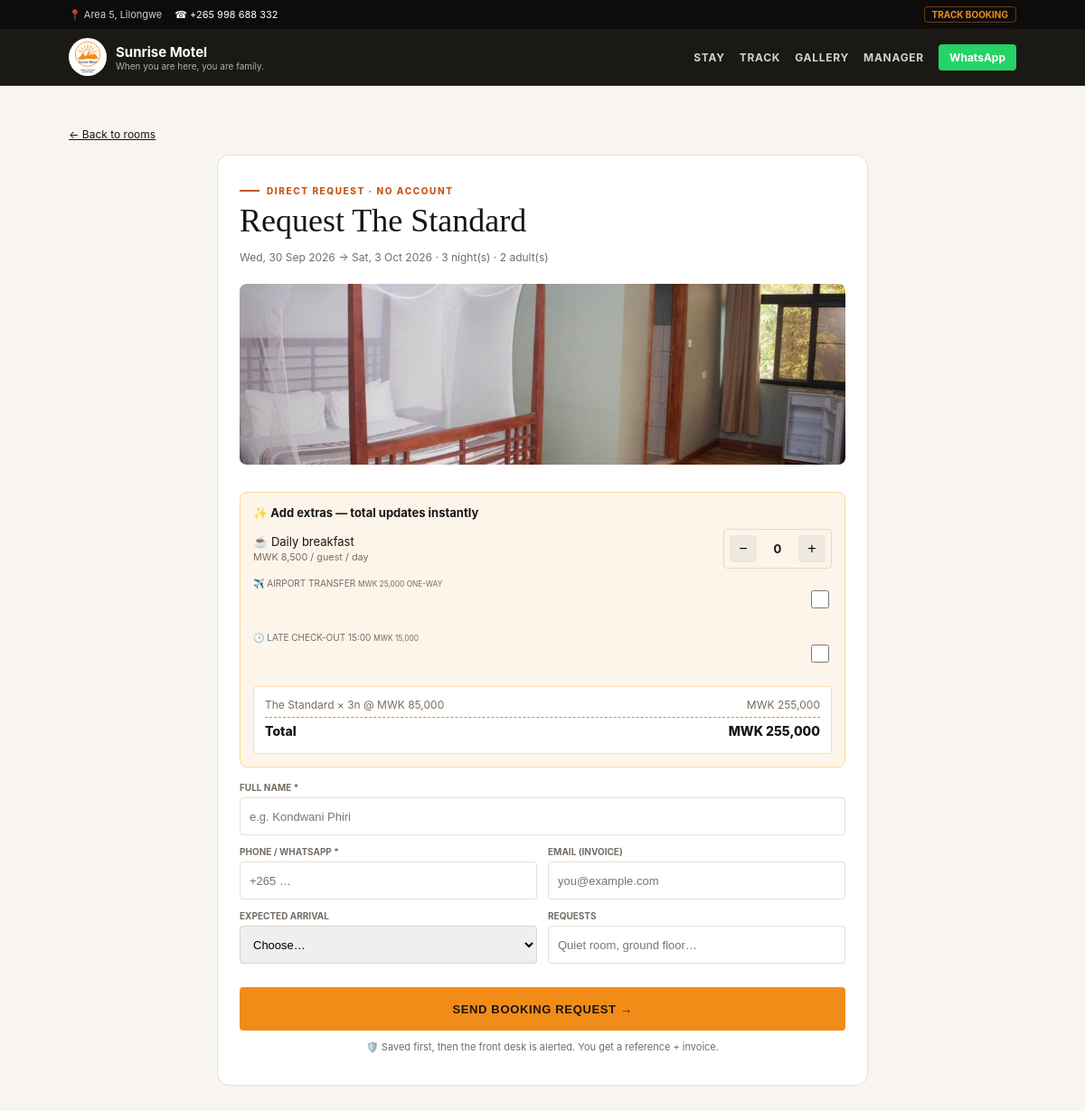
Page /php-mysql/booking.php on the committed database.
### tables this page shows
CREATE TABLE IF NOT EXISTS `room_types` (
  `id` VARCHAR(64) PRIMARY KEY,
  `name` VARCHAR(120) NOT NULL,
  `slug` VARCHAR(120) NOT NULL UNIQUE,
  `description` TEXT NOT NULL,
  `rate` INT NOT NULL,
  `total_inventory` INT NOT NULL DEFAULT 3,
  `bed` VARCHAR(80) NOT NULL,
  `sleeps` VARCHAR(80) NOT NULL,
  `size` VARCHAR(80) NOT NULL,
  `badge` VARCHAR(80) NULL,
  `features_json` TEXT NOT NULL,
  `images_json` TEXT NOT NULL,
  `is_active` TINYINT(1) NOT NULL DEFAULT 1,
  `created_at` DATETIME NOT NULL DEFAULT CURRENT_TIMESTAMP
);

### php-mysql/config.php (called while the page is built, shortened)
<?php
function formatMwk($amount) {
    return 'MWK ' . number_format((int)$amount, 0);
}
function todayPlus($days) {
    $d = new DateTime('today', new DateTimeZone('Africa/Blantyre'));
    $d->modify('+' . (int)$days . ' days');
    return $d->format('Y-m-d');
}
function validDate($s) {
    [$y, $m, $d] = array_map('intval', explode('-', $s));
    return checkdate($m, $d, $y);
}
function nightsBetween($in, $out) {
    $n = (int)round((strtotime($out) - strtotime($in)) / 86400);
    return max(1, $n);
}
function friendlyDate($iso) {
    return date('D, j M Y', strtotime($iso));
}
function roomImages($row) {
    $imgs = json_decode($row['images_json'] ?? '[]', true);
    return $imgs;
}

### php-mysql/booking.php (the view, shortened to what this page needs)
<?php
require_once __DIR__ . '/config.php';
$pdo = getDbConnection();
$roomId = $_GET['room'] ?? 'standard';
$checkIn = (isset($_GET['in']) && validDate($_GET['in'])) ? $_GET['in'] : todayPlus(1);
$checkOut = (isset($_GET['out']) && validDate($_GET['out'])) ? $_GET['out'] : todayPlus(4);
$adults = max(1, min(6, (int)($_GET['adults'] ?? 2)));
$children = max(0, min(4, (int)($_GET['children'] ?? 0)));
$st = $pdo->prepare("SELECT * FROM room_types WHERE id = :id AND is_active = 1");
$st->execute([':id' => $roomId]);
$room = $st->fetch();
$nights = nightsBetween($checkIn, $checkOut);
$rate = (int)$room['rate'];
$subtotal = $rate * $nights;
$images = roomImages($room);
$success = false; $error = ''; $ref = ''; $inv = ''; $paidTotal = 0;
?>
<!DOCTYPE html>
<html lang="en">
<head>
<link rel="icon" href="images/sunrise-logo.svg"><link rel="stylesheet" href="assets/style.css">
</head>
<body>
<div class="topbar"><div class="wrap"><span>📍 Area 5, Lilongwe</span><a href="tel:+265998688332">☎ +265 998 688 332</a><a class="pill" href="track.php">Track booking</a></div></div>
<header class="site-header"><div class="wrap">
  <a class="brand" href="index.php"><img src="images/sunrise-logo.svg" alt="Sunrise Motel logo"><span><strong>Sunrise Motel</strong><small>When you are here, you are family.</small></span></a>
  <nav class="nav"><a href="index.php">Stay</a><a href="track.php">Track</a><a href="gallery.php">Gallery</a><a href="admin.php">Manager</a></nav>
  <a class="wa-btn" href="https://wa.me/<?= MOTEL_WHATSAPP ?>" target="_blank">WhatsApp</a>
</div></header>
<section class="section"><div class="wrap">
  <a href="index.php?checkIn=<?= urlencode($checkIn) ?>&checkOut=<?= urlencode($checkOut) ?>" style="font-size:12px;">← Back to rooms</a>
  <div class="form-card" style="max-width:720px;margin-top:14px;">
  <?php if ($success): ?>
    <div style="text-align:center;">
      <div style="font-size:44px;">🎉</div>
      <span class="eyebrow">Request received</span>
      <h2>Your room is held, <?= htmlspecialchars($_POST['guest_name'] ?? '') ?>.</h2>
      <p style="color:#756c64;font-size:13px;"><?= htmlspecialchars($room['name']) ?> · <?= friendlyDate($checkIn) ?> → <?= friendlyDate($checkOut) ?> · <?= $nights ?> night(s). The front desk will confirm on WhatsApp.</p>
      <div class="ref-box"><small style="font-size:10px;color:#756c64;">BOOKING REFERENCE</small><br><code><?= htmlspecialchars($ref) ?></code><br><small>Total <?= formatMwk($paidTotal) ?> · Status: Pending confirmation · Invoice <?= htmlspecialchars($inv) ?></small></div>
      <a class="btn-primary" href="invoice.php?ref=<?= urlencode($ref) ?>">📄 View / print invoice</a>
      <a class="btn-primary" style="background:#25d366;color:#fff;" href="https://wa.me/<?= MOTEL_WHATSAPP ?>?text=<?= urlencode("Hello Sunrise Motel, I sent booking $ref for {$room['name']} ($checkIn to $checkOut).") ?>" target="_blank">💬 Chat with front desk</a>
      <a class="btn-primary" style="background:#171513;color:#fff;" href="track.php?ref=<?= urlencode($ref) ?>">🔎 Track this booking</a>
    </div>
  <?php else: ?>
    <span class="eyebrow">Direct request · No account</span>
    <h2 style="margin-bottom:4px;">Request <?= htmlspecialchars($room['name']) ?></h2>
    <p style="font-size:12px;color:#756c64;"><?= friendlyDate($checkIn) ?> → <?= friendlyDate($checkOut) ?> · <?= $nights ?> night(s) · <?= $adults ?> adult(s)<?= $children ? " · $children child(ren)" : '' ?></p>
    <img src="<?= htmlspecialchars($images[0]) ?>" alt="<?= htmlspecialchars($room['name']) ?>" style="width:100%;height:200px;object-fit:cover;border-radius:8px;margin:10px 0;">
    <form method="POST" id="bookForm">
      <div class="extras-box">
        <strong>✨ Add extras — total updates instantly</strong>
        <div style="display:flex;justify-content:space-between;align-items:center;margin-top:10px;">
          <span>☕ Daily breakfast<br><small style="color:#756c64;">MWK 8,500 / guest / day</small></span>
          <span class="stepper" style="width:120px;"><button type="button" id="bfMinus">−</button><b id="bfLabel">0</b><button type="button" id="bfPlus">+</button></span>
        </div>
        <label style="display:flex;justify-content:space-between;margin-top:10px;font-weight:400;"><span>✈️ Airport transfer <small style="color:#756c64;">MWK 25,000 one-way</small></span><input type="checkbox" name="transfer" id="transferBox" style="width:20px;height:20px;"></label>
        <label style="display:flex;justify-content:space-between;margin-top:8px;font-weight:400;"><span>🕒 Late check-out 15:00 <small style="color:#756c64;">MWK 15,000</small></span><input type="checkbox" name="lateout" id="lateBox" style="width:20px;height:20px;"></label>
        <div class="calc">
          <div class="row"><span><?= htmlspecialchars($room['name']) ?> × <?= $nights ?>n @ <?= formatMwk($rate) ?></span><span><?= formatMwk($subtotal) ?></span></div>
          <div class="row total"><span>Total</span><span id="grandVal"><?= formatMwk($subtotal) ?></span></div>
        </div>
      </div>
      <label><span>Full name *</span><input name="guest_name" required placeholder="e.g. Kondwani Phiri" value="<?= htmlspecialchars($_POST['guest_name'] ?? '') ?>"></label>
      <div class="grid2">
        <label><span>Phone / WhatsApp *</span><input name="phone" required placeholder="+265 …" value="<?= htmlspecialchars($_POST['phone'] ?? '') ?>"></label>
        <label><span>Email (invoice)</span><input type="email" name="email" placeholder="you@example.com" value="<?= htmlspecialchars($_POST['email'] ?? '') ?>"></label>
      </div>
      <div class="grid2">
        <label><span>Expected arrival</span><select name="arrival"><option value="">Choose…</option></select></label>
        <label><span>Requests</span><input name="requests" placeholder="Quiet room, ground floor…"></label>
      </div>
      <button class="btn-primary" type="submit">Send booking request →</button>
      <p style="font-size:11px;color:#756c64;text-align:center;">🛡️ Saved first, then the front desk is alerted. You get a reference + invoice.</p>
    </form>
  <?php endif; ?>
  </div>
</div></section>
</body>
</html>

### php-mysql/assets/style.css (style rules this page uses)
:root { --orange: #f28c18; --ember: #c95612; --ink: #171513; --espresso: #49372f; --ivory: #f8f5f0; --ivory-deep: #efe8df; --sand: #e9d8c4; --sage: #526a57; --sage-light: #e8efe9; --muted: #756c64; --line: rgba(23,21,19,.12); }
* { box-sizing: border-box; }
body { margin: 0; font-family: -apple-system, BlinkMacSystemFont, "Segoe UI", Roboto, Helvetica, Arial, sans-serif; background: var(--ivory); color: var(--ink); -webkit-font-smoothing: antialiased; }
a { color: inherit; }
img { max-width: 100%; }
.wrap { max-width: 1080px; margin: 0 auto; padding: 0 16px; }
.topbar { background: #0d0c0b; color: rgba(255,255,255,.8); font-size: 11px; padding: 7px 0; }
.topbar .wrap { display: flex; gap: 14px; align-items: center; }
.topbar a { color: #fff; text-decoration: none; }
.topbar .pill { margin-left: auto; border: 1px solid rgba(242,140,24,.4); color: var(--orange); border-radius: 4px; padding: 2px 8px; font-size: 10px; text-transform: uppercase; font-weight: 700; }
.site-header { position: sticky; top: 0; z-index: 50; background: rgba(18,16,14,.96); color: #fff; border-bottom: 1px solid rgba(255,255,255,.1); }
.site-header .wrap { display: flex; align-items: center; gap: 16px; padding-top: 10px; padding-bottom: 10px; }
.brand { display: flex; align-items: center; gap: 10px; text-decoration: none; color: #fff; }
.brand img { height: 42px; width: 42px; background: #fff; border-radius: 50%; padding: 2px; object-fit: contain; }
.brand strong { display: block; font-size: 15px; }
.brand small { display: block; font-size: 10px; color: rgba(255,255,255,.65); }
.nav { display: flex; gap: 16px; margin-left: auto; }
.nav a { color: rgba(255,255,255,.8); text-decoration: none; font-size: 12px; font-weight: 700; text-transform: uppercase; letter-spacing: .06em; }
.wa-btn { background: #25d366; color: #fff !important; padding: 7px 12px; border-radius: 4px; font-size: 12px; font-weight: 700; text-decoration: none; white-space: nowrap; }
.stepper { height: 44px; display: flex; align-items: center; justify-content: space-between; border: 1px solid var(--line); border-radius: 4px; padding: 0 6px; font-weight: 700; }
.stepper button { width: 30px; height: 30px; border: 0; background: var(--ivory-deep); border-radius: 4px; cursor: pointer; font-size: 16px; }
.btn-primary { display: inline-flex; align-items: center; justify-content: center; gap: 8px; width: 100%; min-height: 48px; margin-top: 14px; background: var(--orange); color: #171513; border: 0; border-radius: 4px; font-weight: 800; font-size: 13px; text-transform: uppercase; letter-spacing: .05em; cursor: pointer; text-decoration: none; }
.section { padding: 42px 0; }
.section h2 { font-family: Georgia, serif; font-weight: 400; font-size: clamp(26px, 4vw, 36px); margin: 6px 0; }
.eyebrow { display: inline-flex; align-items: center; gap: 8px; font-size: 10px; font-weight: 800; letter-spacing: .16em; text-transform: uppercase; color: var(--ember); }
.eyebrow::before { content: ""; width: 22px; height: 2px; background: currentColor; display: inline-block; }
.form-card { background: #fff; border: 1px solid var(--line); border-radius: 14px; padding: 24px; max-width: 680px; margin: 0 auto; }
.form-card label { display: block; margin-bottom: 12px; font-size: 12px; font-weight: 700; }
.form-card label span { display: block; font-size: 10px; text-transform: uppercase; color: var(--muted); margin-bottom: 5px; }
.form-card input, .form-card select, .form-card textarea { width: 100%; min-height: 42px; border: 1px solid var(--line); border-radius: 4px; padding: 8px 10px; font-size: 13px; }
.grid2 { display: grid; grid-template-columns: 1fr 1fr; gap: 12px; }
.extras-box { background: #fef5ea; border: 1px solid #ffd699; border-radius: 8px; padding: 14px; margin: 16px 0; font-size: 13px; }
.calc { background: #fff; border: 1px solid rgba(242,140,24,.3); border-radius: 4px; padding: 12px; margin-top: 10px; font-size: 12px; }
.calc .row { display: flex; justify-content: space-between; margin-bottom: 4px; color: var(--muted); }
.calc .total { border-top: 1px dashed var(--orange); margin-top: 6px; padding-top: 6px; color: var(--ink); font-weight: 800; font-size: 14px; }

### rows in the picture
room_types: name "The Standard", rate "MWK 85,000", rate "MWK 255,000"

### other values in the picture
friendlyDate($checkIn) "Wed, 30 Sep 2026"
friendlyDate($checkOut) "Sat, 3 Oct 2026"
$nights "3"
$adults "2"
